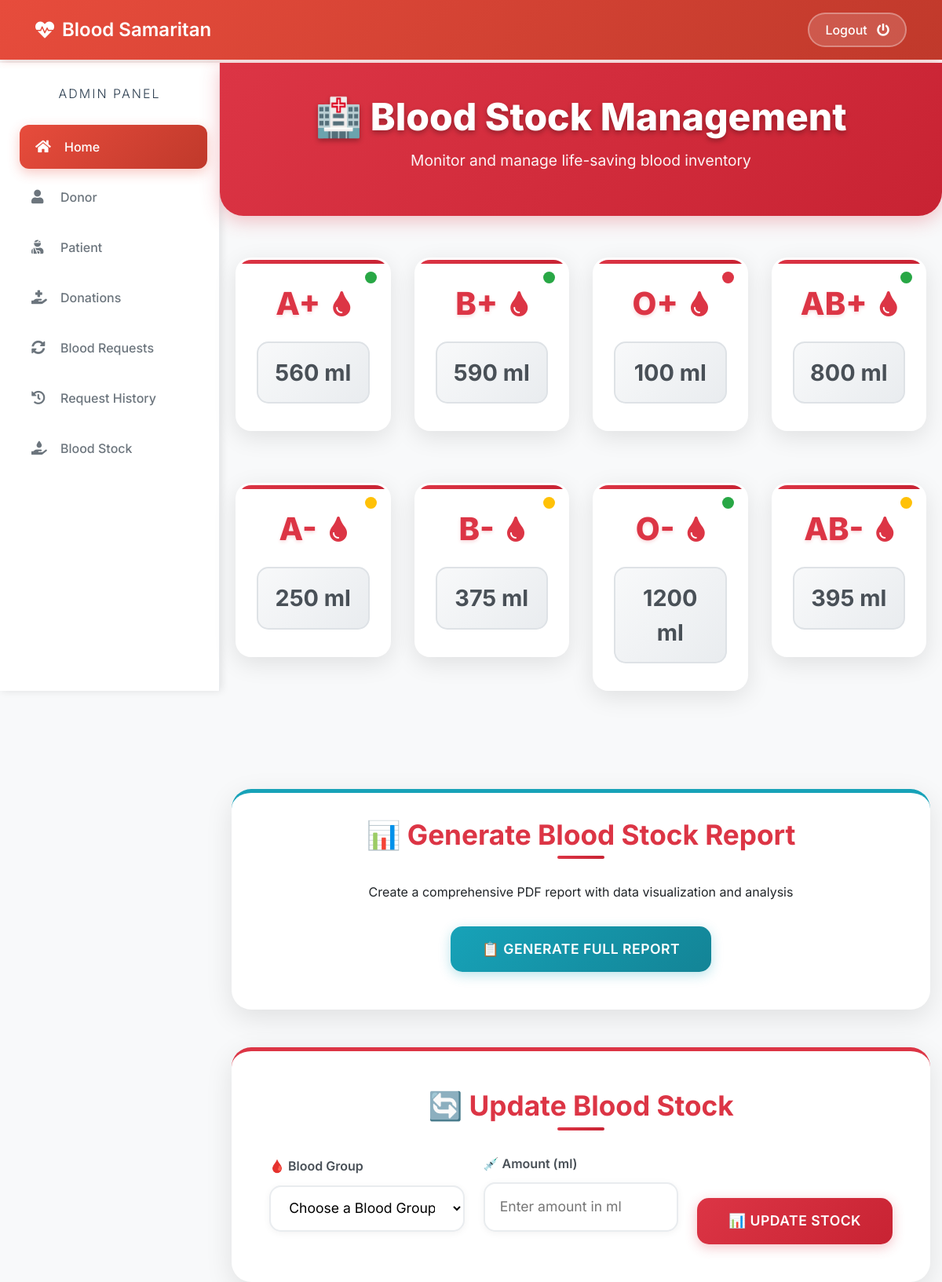
The page /admin-blood (signed in) on the database as committed earlier.
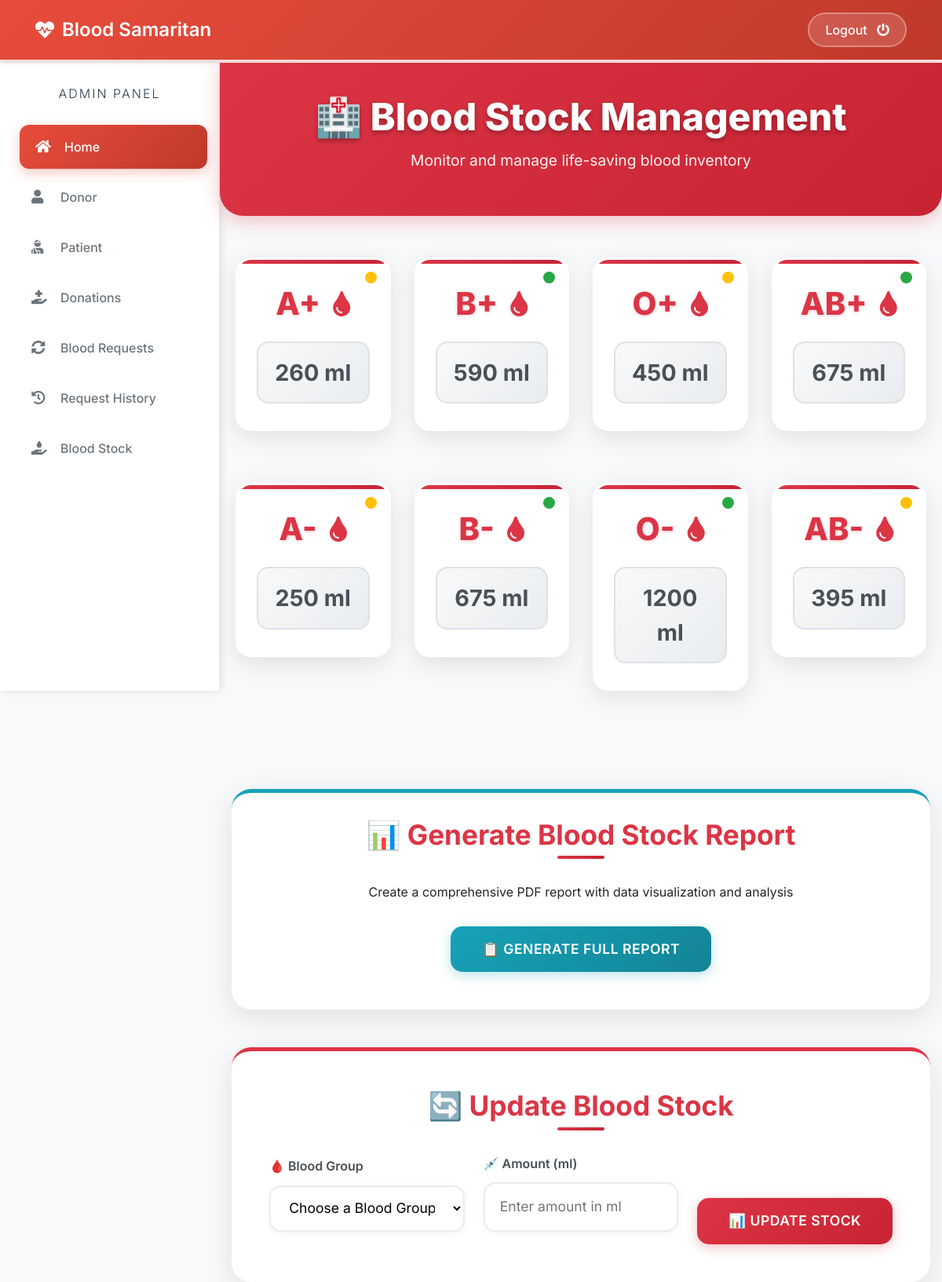
The same page on the database as committed later.
### blood/models.py (models this page shows, shortened)
class Stock(models.Model):
    bloodgroup=models.CharField(max_length=10)
    unit=models.PositiveIntegerField(default=0)

### blood/views.py (the view, shortened to what this page needs)
# urls.py: path('admin-blood', views.admin_blood_view,name='admin-blood'),
@login_required(login_url='adminlogin')
def admin_blood_view(request):
    dict={
        'bloodForm':forms.BloodForm(),
        'A1':models.Stock.objects.get(bloodgroup="A+"),
        'A2':models.Stock.objects.get(bloodgroup="A-"),
        'B1':models.Stock.objects.get(bloodgroup="B+"),
        'B2':models.Stock.objects.get(bloodgroup="B-"),
        'AB1':models.Stock.objects.get(bloodgroup="AB+"),
        'AB2':models.Stock.objects.get(bloodgroup="AB-"),
        'O1':models.Stock.objects.get(bloodgroup="O+"),
        'O2':models.Stock.objects.get(bloodgroup="O-"),
    }
    return render(request,'blood/admin_blood.html',context=dict)

### blood/forms.py
class BloodForm(forms.ModelForm):
    class Meta:
        model=models.Stock
        fields=['bloodgroup','unit']

### templates/blood/admin_blood.html (shortened to what the changed rows need)
{% extends 'blood/adminbase.html' %}
{% block content %}
{% load widget_tweaks %}
<head>
</head>
<div class="page-header">
    <div class="container">
        <h1 class="page-title">🏥 Blood Stock Management</h1>
    </div>
</div>
<div class="container">
    <div class="blood-inventory">
        <div class="row">
            <div class="col-lg-3 col-md-6 mb-4">
                <div class="blood-card">
                    <div class="stock-indicator stock-{% if A1.unit > 500 %}high{% elif A1.unit > 200 %}medium{% else %}low{% endif %}"></div>
                    <div class="blood-type">
                        <h2>A+</h2>
                        <i class="fas fa-tint blood-icon"></i>
                    </div>
                    <div class="blood-amount">
                        {{A1.unit}} ml
                    </div>
                </div>
            </div>
            <div class="col-lg-3 col-md-6 mb-4">
                <div class="blood-card">
                    <div class="blood-type">
                        <h2>B+</h2>
                    </div>
                </div>
            </div>
            <div class="col-lg-3 col-md-6 mb-4">
                <div class="blood-card">
                    <div class="stock-indicator stock-{% if O1.unit > 500 %}high{% elif O1.unit > 200 %}medium{% else %}low{% endif %}"></div>
                    <div class="blood-type">
                        <h2>O+</h2>
                        <i class="fas fa-tint blood-icon"></i>
                    </div>
                    <div class="blood-amount">
                        {{O1.unit}} ml
                    </div>
                </div>
            </div>
            <div class="col-lg-3 col-md-6 mb-4">
                <div class="blood-card">
                    <div class="stock-indicator stock-{% if AB1.unit > 500 %}high{% elif AB1.unit > 200 %}medium{% else %}low{% endif %}"></div>
                    <div class="blood-type">
                        <h2>AB+</h2>
                        <i class="fas fa-tint blood-icon"></i>
                    </div>
                    <div class="blood-amount">
                        {{AB1.unit}} ml
                    </div>
                </div>
            </div>
        </div>
        <div class="row">
            <div class="col-lg-3 col-md-6 mb-4">
                <div class="blood-card">
                    <div class="blood-type">
                        <h2>A-</h2>
                    </div>
                </div>
            </div>
            <div class="col-lg-3 col-md-6 mb-4">
                <div class="blood-card">
                    <div class="stock-indicator stock-{% if B2.unit > 500 %}high{% elif B2.unit > 200 %}medium{% else %}low{% endif %}"></div>
                    <div class="blood-type">
                        <h2>B-</h2>
                        <i class="fas fa-tint blood-icon"></i>
                    </div>
                    <div class="blood-amount">
                        {{B2.unit}} ml
                    </div>
                </div>
            </div>
            <div class="col-lg-3 col-md-6 mb-4">
                <div class="blood-card">
                    <div class="blood-type">
                        <h2>O-</h2>
                    </div>
                </div>
            </div>
            <div class="col-lg-3 col-md-6 mb-4">
                <div class="blood-card">
                    <div class="blood-type">
                        <h2>AB-</h2>
                    </div>
                </div>
            </div>
        </div>
    </div>
</div>
{% endblock content %}

Rows that differ between the two databases and show on the page:
changed Stock (number 1 of 8 on the later page): unit "560" → "260"
changed Stock (number 3 of 8 on the later page): unit "100" → "450"
changed Stock (number 4 of 8 on the later page): unit "800" → "675"
changed Stock (number 6 of 8 on the later page): unit "375" → "675"
